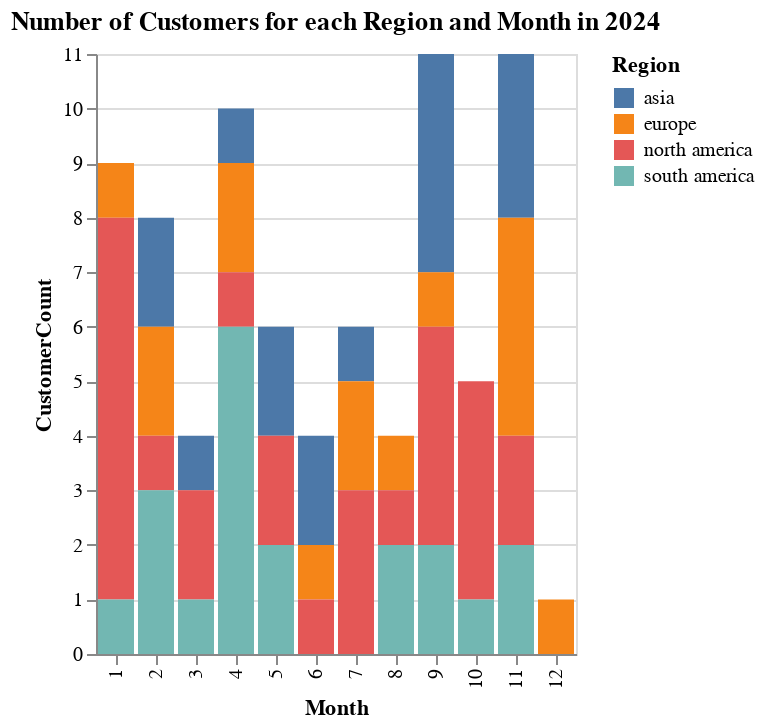

Notebook code cell kept with this figure:
### Code cell
chart_2024 = create_bar_chart(grouped_df, 2024)
chart_2024.display()

### Figure 1 — Vega-Lite specification as saved in the notebook (floating-point values rounded to 4 significant figures)
{"config": {"view": {"continuousWidth": 300, "continuousHeight": 300}}, "data": {"name": "data-6eb17db230ead182dbe437a30373d95f"}, "mark": {"type": "bar"}, "encoding": {"color": {"field": "Region", "type": "nominal"}, "tooltip": [{"field": "Month", "type": "quantitative"}, {"field": "Region", "type": "nominal"}, {"field": "CustomerCount", "type": "quantitative"}], "x": {"field": "Month", "type": "ordinal"}, "y": {"field": "CustomerCount", "type": "quantitative"}}, "params": [{"name": "param_3", "select": {"type": "interval", "encodings": ["x", "y"]}, "bind": "scales"}], "title": "Number of Customers for each Region and Month in 2024", "$schema": "https://vega.github.io/schema/vega-lite/v5.8.0.json", "datasets": {"data-6eb17db230ead182dbe437a30373d95f": [{"Region": "asia", "Year": 2024, "Month": 2, "CustomerCount": 2}, {"Region": "asia", "Year": 2024, "Month": 3, "CustomerCount": 1}, {"Region": "asia", "Year": 2024, "Month": 4, "CustomerCount": 1}, {"Region": "asia", "Year": 2024, "Month": 5, "CustomerCount": 2}, {"Region": "asia", "Year": 2024, "Month": 6, "CustomerCount": 2}, {"Region": "asia", "Year": 2024, "Month": 7, "CustomerCount": 1}, {"Region": "asia", "Year": 2024, "Month": 9, "CustomerCount": 4}, {"Region": "asia", "Year": 2024, "Month": 11, "CustomerCount": 3}, {"Region": "europe", "Year": 2024, "Month": 1, "CustomerCount": 1}, {"Region": "europe", "Year": 2024, "Month": 2, "CustomerCount": 2}, {"Region": "europe", "Year": 2024, "Month": 4, "CustomerCount": 2}, {"Region": "europe", "Year": 2024, "Month": 6, "CustomerCount": 1}, {"Region": "europe", "Year": 2024, "Month": 7, "CustomerCount": 2}, {"Region": "europe", "Year": 2024, "Month": 8, "CustomerCount": 1}, {"Region": "europe", "Year": 2024, "Month": 9, "CustomerCount": 1}, {"Region": "europe", "Year": 2024, "Month": 11, "CustomerCount": 4}, {"Region": "europe", "Year": 2024, "Month": 12, "CustomerCount": 1}, {"Region": "north america", "Year": 2024, "Month": 1, "CustomerCount": 7}, {"Region": "north america", "Year": 2024, "Month": 2, "CustomerCount": 1}, {"Region": "north america", "Year": 2024, "Month": 3, "CustomerCount": 2}, {"Region": "north america", "Year": 2024, "Month": 4, "CustomerCount": 1}, {"Region": "north america", "Year": 2024, "Month": 5, "CustomerCount": 2}, {"Region": "north america", "Year": 2024, "Month": 6, "CustomerCount": 1}, {"Region": "north america", "Year": 2024, "Month": 7, "CustomerCount": 3}, {"Region": "north america", "Year": 2024, "Month": 8, "CustomerCount": 1}, {"Region": "north america", "Year": 2024, "Month": 9, "CustomerCount": 4}, {"Region": "north america", "Year": 2024, "Month": 10, "CustomerCount": 4}, {"Region": "north america", "Year": 2024, "Month": 11, "CustomerCount": 2}, {"Region": "south america", "Year": 2024, "Month": 1, "CustomerCount": 1}, {"Region": "south america", "Year": 2024, "Month": 2, "CustomerCount": 3}, {"Region": "south america", "Year": 2024, "Month": 3, "CustomerCount": 1}, {"Region": "south america", "Year": 2024, "Month": 4, "CustomerCount": 6}, {"Region": "south america", "Year": 2024, "Month": 5, "CustomerCount": 2}, {"Region": "south america", "Year": 2024, "Month": 8, "CustomerCount": 2}, {"Region": "south america", "Year": 2024, "Month": 9, "CustomerCount": 2}, {"Region": "south america", "Year": 2024, "Month": 10, "CustomerCount": 1}, {"Region": "south america", "Year": 2024, "Month": 11, "CustomerCount": 2}]}}
